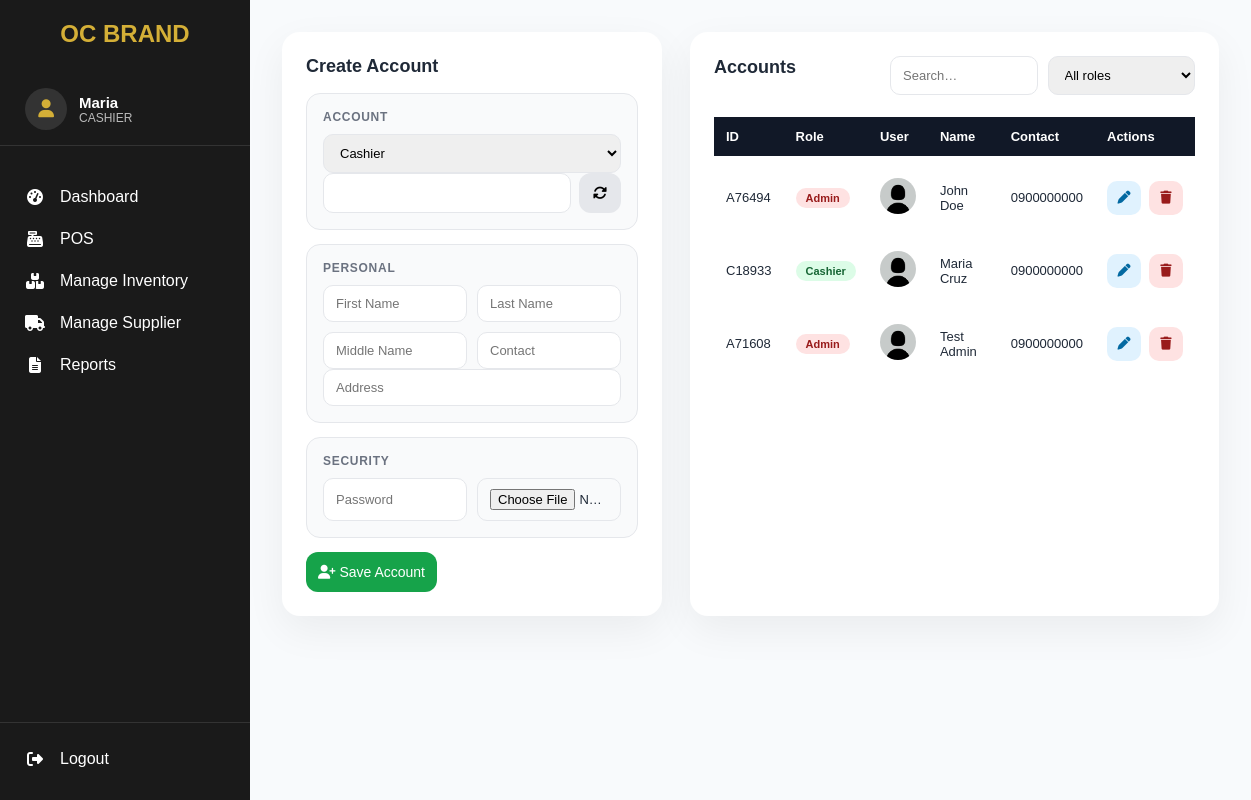
The page /admin/account.php (signed in) on the database its author committed.
### tables this page shows
CREATE TABLE `accounts` (
  `id` int(11) NOT NULL,
  `account_id` varchar(10) NOT NULL,
  `role` enum('cashier','admin') NOT NULL,
  `fname` varchar(100) NOT NULL,
  `mname` varchar(100) NOT NULL,
  `lname` varchar(100) NOT NULL,
  `address` varchar(255) NOT NULL,
  `contact` varchar(50) NOT NULL,
  `password` varchar(255) NOT NULL,
  `photo` text NOT NULL,
  `created_at` timestamp NOT NULL DEFAULT current_timestamp()
);

### admin/account.php (the view, shortened to what this page needs)
<?php
require_once "../db.php";
$currentPage = basename($_SERVER['PHP_SELF'], '.php');
$sql = "
    SELECT id, account_id, role, fname, mname, lname, address, contact, photo
    FROM accounts
    ORDER BY id DESC
";
$result = $conn->query($sql);
?>
<!DOCTYPE html>
<html lang="en">
<head>
<link rel="stylesheet" href="https://cdnjs.cloudflare.com/ajax/libs/font-awesome/6.5.0/css/all.min.css">
</head>
<body>
<?php include "sidebar.php"; ?>
<div class="content">
<div class="page-grid">
<div class="card">
<h2 id="formTitle">Create Account</h2>
<form id="accountForm" enctype="multipart/form-data">
<div class="form-section">
<h4>Account</h4>
<select name="role" id="role" onchange="generateAccountId()" required>
  <option value="cashier">Cashier</option>
</select>
<div class="account-id">
  <input type="text" id="account_id" name="account_id" readonly required>
  <button type="button" class="secondary" onclick="generateAccountId()" id="regenBtn"><i class="fa fa-rotate"></i></button>
</div>
</div>
<div class="form-section">
<h4>Personal</h4>
<div class="grid">
  <input name="fname" placeholder="First Name" required>
  <input name="lname" placeholder="Last Name" required>
  <input name="mname" placeholder="Middle Name">
  <input name="contact" placeholder="Contact">
</div>
<input name="address" placeholder="Address">
</div>
<div class="form-section">
<h4>Security</h4>
<div class="grid">
  <input type="password" name="password" placeholder="Password">
  <input type="file" name="photo" accept="image/*" onchange="previewImg(event)">
</div>
</div>
<button class="primary" id="submitBtn"><i class="fa fa-user-plus"></i> Save Account</button>
</form>
</div>
<div class="card table-card">
<div class="table-header">
  <h2>Accounts</h2>
  <div class="filters">
    <input id="searchInput" placeholder="Search…">
    <select id="roleFilter">
      <option value="">All roles</option>
    </select>
  </div>
</div>
<table>
<thead>
<tr>
  <th>ID</th>
  <th>Role</th>
  <th>User</th>
  <th>Name</th>
  <th>Contact</th>
  <th>Actions</th>
</tr>
</thead>
<tbody id="tableBody">
<?php while($row=$result->fetch_assoc()): $fullName=trim($row['fname'].' '.($row['mname']?$row['mname'].' ':'').$row['lname']); ?>
<tr data-role="<?= $row['role'] ?>">
  <td><?= htmlspecialchars($row['account_id']) ?></td>
  <td><span class="role-badge role-<?= $row['role'] ?>"><?= ucfirst($row['role']) ?></span></td>
  <td><img class="avatar" src="../uploads/<?= htmlspecialchars($row['photo']) ?>"></td>
  <td><?= htmlspecialchars($fullName) ?></td>
  <td><?= htmlspecialchars($row['contact']) ?></td>
  <td>
    <div class="actions">
      <div class="action-btn action-edit" onclick="editAccount(<?= (int)$row['id'] ?>,'<?= htmlspecialchars($row['account_id']) ?>','<?= $row['role'] ?>','<?= htmlspecialchars($row['fname']) ?>','<?= htmlspecialchars($row['mname']) ?>','<?= htmlspecialchars($row['lname']) ?>','<?= htmlspecialchars($row['address']) ?>','<?= htmlspecialchars($row['contact']) ?>')"><i class="fa fa-pen"></i></div>
      <div class="action-btn action-delete" onclick="deleteAccount(<?= $row['id'] ?>)"><i class="fa fa-trash"></i></div>
    </div>
  </td>
</tr>
<?php endwhile; ?>
</tbody>
</table>
</div>
</div>
</div>
</body>
</html>

### admin/sidebar.php (shortened to what this page needs)
<?php
require_once __DIR__ . "/../db.php";
$userId = (int) $_SESSION['user_id'];
$stmt = $conn->prepare("SELECT fname, role FROM accounts WHERE id = ?");
$stmt->bind_param("i", $userId);
$stmt->execute();
$user = $stmt->get_result()->fetch_assoc();
$fname = htmlspecialchars($user['fname'] ?? '', ENT_QUOTES, 'UTF-8');
$role  = htmlspecialchars($user['role'] ?? '', ENT_QUOTES, 'UTF-8');
?>
<div class="sidebar">
    <div>
        <h2>OC Brand</h2>
        <div class="sidebar-user">
            <div class="avatar">
                <i class="fas fa-user"></i>
            </div>
            <div class="user-info">
                <span class="name"><?= $fname ?></span>
                <span class="role"><?= ucfirst($role) ?></span>
            </div>
        </div>
        <a href="dashboard.php" class="<?= $currentPage === 'dashboard' ? 'active' : '' ?>">
            <i class="fas fa-tachometer-alt"></i> Dashboard
        </a>
        <a href="pos.php" class="<?= $currentPage === 'pos' ? 'active' : '' ?>">
            <i class="fas fa-cash-register"></i> POS
        </a>
        <a href="inventory.php" class="<?= $currentPage === 'inventory' ? 'active' : '' ?>">
            <i class="fas fa-boxes"></i> Manage Inventory
        </a>
        <a href="supplier.php" class="<?= $currentPage === 'supplier' ? 'active' : '' ?>">
            <i class="fas fa-truck"></i> Manage Supplier
        </a>
        <a href="reports.php" class="<?= $currentPage === 'reports' ? 'active' : '' ?>">
            <i class="fas fa-file-alt"></i> Reports
        </a>
    </div>
    <div class="logout">
        <a href="#" onclick="confirmLogout(event)">
            <i class="fas fa-sign-out-alt"></i> Logout
        </a>
    </div>
</div>

### admin/account.php (style rules this page uses)
:root { --primary:#16a34a;--primary-dark:#15803d;--bg:#f8fafc;--card:#fff; --text:#1f2937;--muted:#6b7280;--border:#e5e7eb;--radius:18px }
* { margin:0;padding:0;box-sizing:border-box;font-family:Poppins,sans-serif }
body { background:var(--bg);display:flex;color:var(--text) }
.content { flex:1;margin-left:250px;padding:32px }
.page-grid { display:grid;grid-template-columns:380px 1fr;gap:28px }
.card { background:var(--card);border-radius:var(--radius);padding:24px;box-shadow:0 14px 40px rgba(0,0,0,.06) }
.card h2 { font-size:18px;margin-bottom:16px }
.form-section { background:#f9fafb;border:1px solid var(--border);border-radius:14px;padding:16px;margin-bottom:14px }
.form-section h4 { font-size:12px;color:var(--muted);text-transform:uppercase;margin-bottom:10px;letter-spacing:.06em }
.grid { display:grid;grid-template-columns:1fr 1fr;gap:10px }
input,select { width:100%;padding:10px 12px;border-radius:10px;border:1px solid var(--border);font-size:13px }
.account-id { display:grid;grid-template-columns:1fr 42px;gap:8px }
button { border:none;border-radius:12px;padding:12px;font-size:14px;cursor:pointer;transition:.2s }
.primary { background:var(--primary);color:#fff }
.secondary { background:#e5e7eb }
.table-header { display:flex;gap:12px;justify-content:space-between;align-items:center;margin-bottom:12px }
.table-header .filters { display:flex;gap:10px }
.table-card table { width:100%;border-collapse:separate;border-spacing:0 10px }
th { background:#111827;color:#fff;padding:12px;font-size:13px;text-align:left }
td { padding:12px;background:#fff;font-size:13px;vertical-align:middle }
tr td:first-child { border-radius:10px 0 0 10px }
tr td:last-child { border-radius:0 10px 10px 0 }
.avatar { width:36px;height:36px;border-radius:50%;object-fit:cover }
.role-badge { padding:4px 10px;border-radius:999px;font-size:11px;font-weight:600 }
.role-admin { background:#fee2e2;color:#991b1b }
.role-cashier { background:#dcfce7;color:#166534 }
.actions { display:flex;gap:8px }
.action-btn { width:34px;height:34px;display:flex;align-items:center;justify-content:center;border-radius:10px;cursor:pointer }
.action-edit { background:#e0f2fe;color:#0369a1 }
.action-delete { background:#fee2e2;color:#991b1b }

### admin/sidebar.php (style rules this page uses)
.sidebar { width: 250px; height: 100vh; background-color: #1a1a1a; color: #fff; position: fixed; display: flex; flex-direction: column; justify-content: space-between; padding: 20px 0; }
.sidebar h2 { color: #d4af37; text-align: center; margin-bottom: 25px; font-size: 24px; text-transform: uppercase; }
.sidebar-user { display: flex; align-items: center; gap: 12px; padding: 15px 25px; margin-bottom: 30px; border-bottom: 1px solid #333; }
.sidebar-user .avatar { width: 42px; height: 42px; background: #333; border-radius: 50%; display: flex; align-items: center; justify-content: center; color: #d4af37; font-size: 18px; }
.sidebar-user .user-info { display: flex; flex-direction: column; }
.sidebar-user .name { font-size: 15px; font-weight: 600; }
.sidebar-user .role { font-size: 12px; color: #bbb; text-transform: uppercase; }
.sidebar a { display: flex; align-items: center; padding: 12px 25px; color: #fff; text-decoration: none; font-size: 16px; transition: background 0.3s, color 0.3s; }
.sidebar a i { width: 20px; margin-right: 15px; text-align: center; }
.logout { border-top: 1px solid #333; padding-top: 15px; }

### rows shown on the page
accounts: fname "Maria", role "CASHIER", account "C18933", role "Cashier", photo (picture), fullName "Maria Cruz", contact "0900000000"
accounts: account "A76494", role "Admin", photo (picture), fullName "John Doe", contact "0900000000"
accounts: account "A71608", role "Admin", photo (picture), fullName "Test Admin", contact "0900000000"
